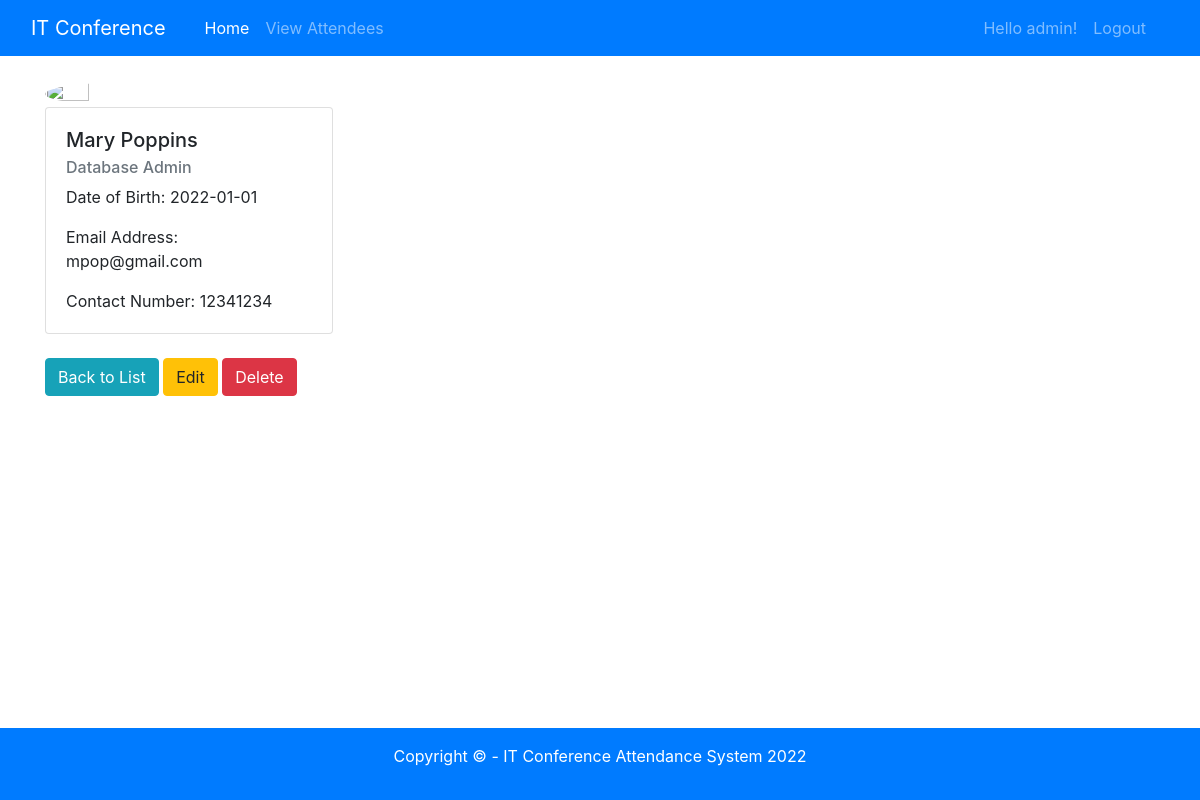
/view.php?id=1 (signed in), run on the app's committed database.
### tables this page shows
CREATE TABLE `attendee` (
  `attendee_id` int(11) NOT NULL,
  `firstname` varchar(100) NOT NULL,
  `lastname` varchar(100) NOT NULL,
  `dateofbirth` date NOT NULL,
  `emailaddress` varchar(100) NOT NULL,
  `contactnumber` varchar(15) NOT NULL,
  `specialty_id` int(11) NOT NULL,
  `avatar_path` varchar(200) DEFAULT NULL
);

CREATE TABLE `specialties` (
  `specialty_id` int(11) NOT NULL,
  `name` varchar(50) NOT NULL
);

### db/crud.php (called while the page is built, shortened)
<?php
class crud
{
    private $db;
    function __construct($conn)
    {
        $this->db = $conn;
    }
    public function getAttendeeDetails($id)
    {
        try {
            $sql = "SELECT * FROM attendee a INNER JOIN specialties s ON a.specialty_id = s.specialty_id WHERE attendee_id = :id";
            $stmt = $this->db->prepare($sql);
            $stmt->bindparam(':id', $id);
            $stmt->execute();
            $result = $stmt->fetch();
            return $result;
        } catch (PDOException $e) {
            echo $e->getMessage();
            return false;
        }
    }
}

### db/conn.php (called while the page is built)
<?php
$host = 'localhost';
$db = 'attendance_db';
$user = 'root';
$pass = '';
$charset = 'utf8mb4';
$dsn = "mysql:host=$host;dbname=$db;charset=$charset";
try {
    $pdo = new PDO($dsn, $user, $pass);
    $pdo->setAttribute(PDO::ATTR_ERRMODE, PDO::ERRMODE_EXCEPTION);
} catch (PDOException $e) {
    throw new PDOException($e->getMessage());
}
require_once 'crud.php';
require_once 'user.php';
$crud = new crud($pdo);
$user = new user($pdo);
$user->insertUser("admin", "password");

### db/user.php (called while the page is built, shortened)
<?php
class user
{
    private $db;
    function __construct($conn)
    {
        $this->db = $conn;
    }
    public function insertUser($username, $password)
    {
        try {
            $result = $this->getUserbyUsername($username);
            if ($result['num'] > 0) {
                return false;
            }
        } catch (PDOException $e) {
            echo $e->getMessage();
            return false;
        }
    }
    public function getUserbyUsername($username)
    {
        try {
            $sql = "SELECT count(*) AS num FROM users WHERE username = :username";
            $stmt = $this->db->prepare($sql);
            $stmt->bindparam(":username", $username);
            $stmt->execute();
            $result = $stmt->fetch();
            return $result;
        } catch (PDOException $e) {
            echo $e->getMessage();
            return false;
        }
    }
}

### view.php (the view, shortened to what this page needs)
<?php
require_once 'includes/header.php';
require_once 'db/conn.php';
if (!isset($_GET['id'])) {
    include 'includes/errormessage.php';
    header("Location: viewrecords.php");
} else {
    $id = $_GET['id'];
    $result = $crud->getAttendeeDetails($id);
?>
    <img src="<?php echo empty($result['avatar_path']) ? "uploads/blank.png" : $result['avatar_path']; ?>" class="rounded-circle" style="width: 20%; height: 20%"><br>
    <div class="card" style="width: 18rem;">
        <div class="card-body">
            <h5 class="card-title">
                <?php echo $result['firstname'] . ' ' . $result['lastname']; ?>
            </h5>
            <h6 class="card-subtitle mb-2 text-muted">
                <?php echo $result['name']; ?>
            </h6>
            <p class="card-text">Date of Birth:
                <?php echo $result['dateofbirth']; ?>
            </p>
            <p class="card-text">Email Address:
                <?php echo $result['emailaddress']; ?>
            </p>
            <p class="card-text">Contact Number:
                <?php echo $result['contactnumber']; ?>
            </p>
        </div>
    </div>
    <div>
        <br>
        <a href="viewrecords.php" class="btn btn-info">Back to List</a>
        <a href="edit.php?id=<?php echo $result['attendee_id']; ?>" class="btn btn-warning">Edit</a>
        <a onclick="return confirm('Are you sure you want to delete this record?');" href="delete.php?id=<?php echo $result['attendee_id']; ?>" class="btn btn-danger">Delete</a>
    </div>
<?php } ?>
<br>
<br>
<?php require_once 'includes/footer.php'; ?>

### data on the page
attendee: firstname "Mary", lastname "Poppins", specialty.name "Database Admin", dateofbirth "2022-01-01", emailaddress "mpop@gmail.com", contactnumber "12341234"

### other printed values
$_SESSION['username'] "admin"
